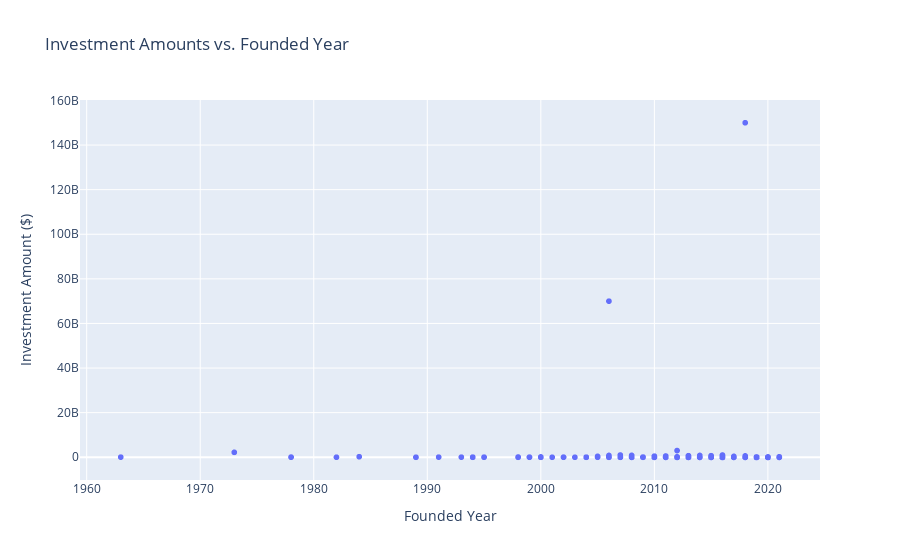

The notebook cell saved with this chart:
### Markdown cell above
#### Bivariate Visualizations

### Code cell
# Bivariate Visualizations

# Scatter Plot of Investment Amounts vs. Founded Year
fig = px.scatter(final_dataset, x='founded', y='amount($)', title='Investment Amounts vs. Founded Year')
fig.update_layout(xaxis_title='Founded Year', yaxis_title='Investment Amount ($)')
fig.show()

### Figure 1 — Plotly figure (JSON) as saved in the notebook; plotly's stock layout.template omitted (floating-point values rounded to 4 significant figures; data arrays with more than 128 entries replaced by an {"elided": "..."} marker saying what was removed)
{"data": [{"hovertemplate": "founded=%{x}<br>amount($)=%{y}<extra></extra>", "legendgroup": "", "marker": {"color": "#636efa", "symbol": "circle"}, "mode": "markers", "name": "", "showlegend": false, "type": "scattergl", "x": {"elided": "2856 int values"}, "xaxis": "x", "y": {"elided": "2856 float values"}, "yaxis": "y"}], "layout": {"legend": {"tracegroupgap": 0}, "title": {"text": "Investment Amounts vs. Founded Year"}, "xaxis": {"anchor": "y", "domain": [0, 1], "title": {"text": "Founded Year"}}, "yaxis": {"anchor": "x", "domain": [0, 1], "title": {"text": "Investment Amount ($)"}}}}
